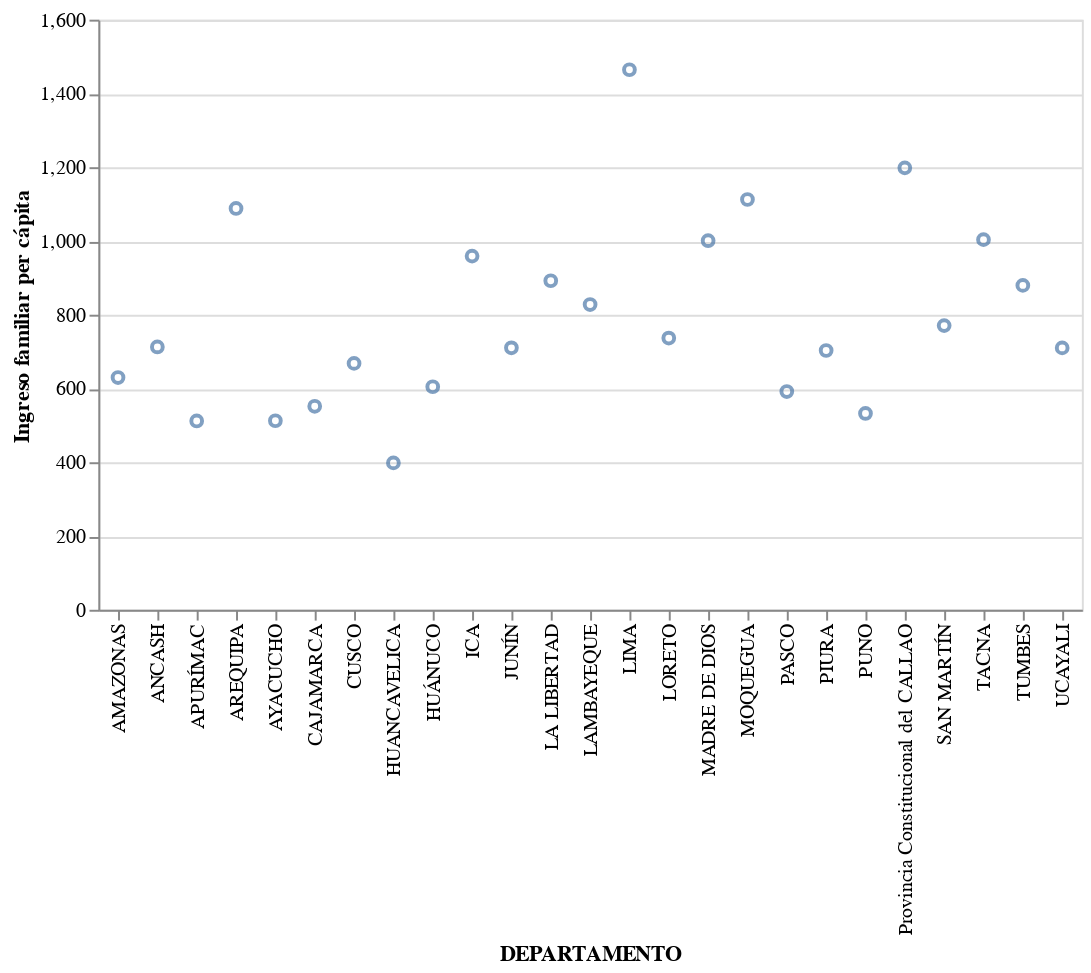

The notebook cell saved with this chart:
### Code cell
alt.Chart(ranking_ingreso).mark_point().encode(
    x=alt.X('DEPARTAMENTO'),
    y=alt.Y('Ingreso familiar per cápita')
)

### Figure 1 — Vega-Lite specification as saved in the notebook (floating-point values rounded to 4 significant figures)
{"config": {"view": {"continuousWidth": 400, "continuousHeight": 300}}, "data": {"name": "data-324c8ceb95455164b1ac3f236525d8ec"}, "mark": "point", "encoding": {"x": {"field": "DEPARTAMENTO", "type": "nominal"}, "y": {"field": "Ingreso familiar per cápita", "type": "quantitative"}}, "$schema": "https://vega.github.io/schema/vega-lite/v4.17.0.json", "datasets": {"data-324c8ceb95455164b1ac3f236525d8ec": [{"Ranking ingreso familiar": 1, "Ingreso familiar per cápita": 1464.0, "DEPARTAMENTO": "LIMA"}, {"Ranking ingreso familiar": 2, "Ingreso familiar per cápita": 1198.0, "DEPARTAMENTO": "Provincia Constitucional del CALLAO"}, {"Ranking ingreso familiar": 3, "Ingreso familiar per cápita": 1112.0, "DEPARTAMENTO": "MOQUEGUA"}, {"Ranking ingreso familiar": 4, "Ingreso familiar per cápita": 1088.0, "DEPARTAMENTO": "AREQUIPA"}, {"Ranking ingreso familiar": 5, "Ingreso familiar per cápita": 1003.0, "DEPARTAMENTO": "TACNA"}, {"Ranking ingreso familiar": 6, "Ingreso familiar per cápita": 1001.0, "DEPARTAMENTO": "MADRE DE DIOS"}, {"Ranking ingreso familiar": 7, "Ingreso familiar per cápita": 959.0, "DEPARTAMENTO": "ICA"}, {"Ranking ingreso familiar": 8, "Ingreso familiar per cápita": 892.1, "DEPARTAMENTO": "LA LIBERTAD"}, {"Ranking ingreso familiar": 9, "Ingreso familiar per cápita": 879.5, "DEPARTAMENTO": "TUMBES"}, {"Ranking ingreso familiar": 10, "Ingreso familiar per cápita": 827.6, "DEPARTAMENTO": "LAMBAYEQUE"}, {"Ranking ingreso familiar": 11, "Ingreso familiar per cápita": 770.4, "DEPARTAMENTO": "SAN MARTÍN"}, {"Ranking ingreso familiar": 12, "Ingreso familiar per cápita": 736.7, "DEPARTAMENTO": "LORETO"}, {"Ranking ingreso familiar": 13, "Ingreso familiar per cápita": 712.7, "DEPARTAMENTO": "ANCASH"}, {"Ranking ingreso familiar": 14, "Ingreso familiar per cápita": 710.3, "DEPARTAMENTO": "JUNÍN"}, {"Ranking ingreso familiar": 15, "Ingreso familiar per cápita": 710.1, "DEPARTAMENTO": "UCAYALI"}, {"Ranking ingreso familiar": 16, "Ingreso familiar per cápita": 703.0, "DEPARTAMENTO": "PIURA"}, {"Ranking ingreso familiar": 17, "Ingreso familiar per cápita": 668.0, "DEPARTAMENTO": "CUSCO"}, {"Ranking ingreso familiar": 18, "Ingreso familiar per cápita": 629.7, "DEPARTAMENTO": "AMAZONAS"}, {"Ranking ingreso familiar": 19, "Ingreso familiar per cápita": 604.6, "DEPARTAMENTO": "HUÁNUCO"}, {"Ranking ingreso familiar": 20, "Ingreso familiar per cápita": 591.7, "DEPARTAMENTO": "PASCO"}, {"Ranking ingreso familiar": 21, "Ingreso familiar per cápita": 551.7, "DEPARTAMENTO": "CAJAMARCA"}, {"Ranking ingreso familiar": 22, "Ingreso familiar per cápita": 532.3, "DEPARTAMENTO": "PUNO"}, {"Ranking ingreso familiar": 23, "Ingreso familiar per cápita": 512.5, "DEPARTAMENTO": "AYACUCHO"}, {"Ranking ingreso familiar": 24, "Ingreso familiar per cápita": 511.9, "DEPARTAMENTO": "APURÍMAC"}, {"Ranking ingreso familiar": 25, "Ingreso familiar per cápita": 398.2, "DEPARTAMENTO": "HUANCAVELICA"}]}}
